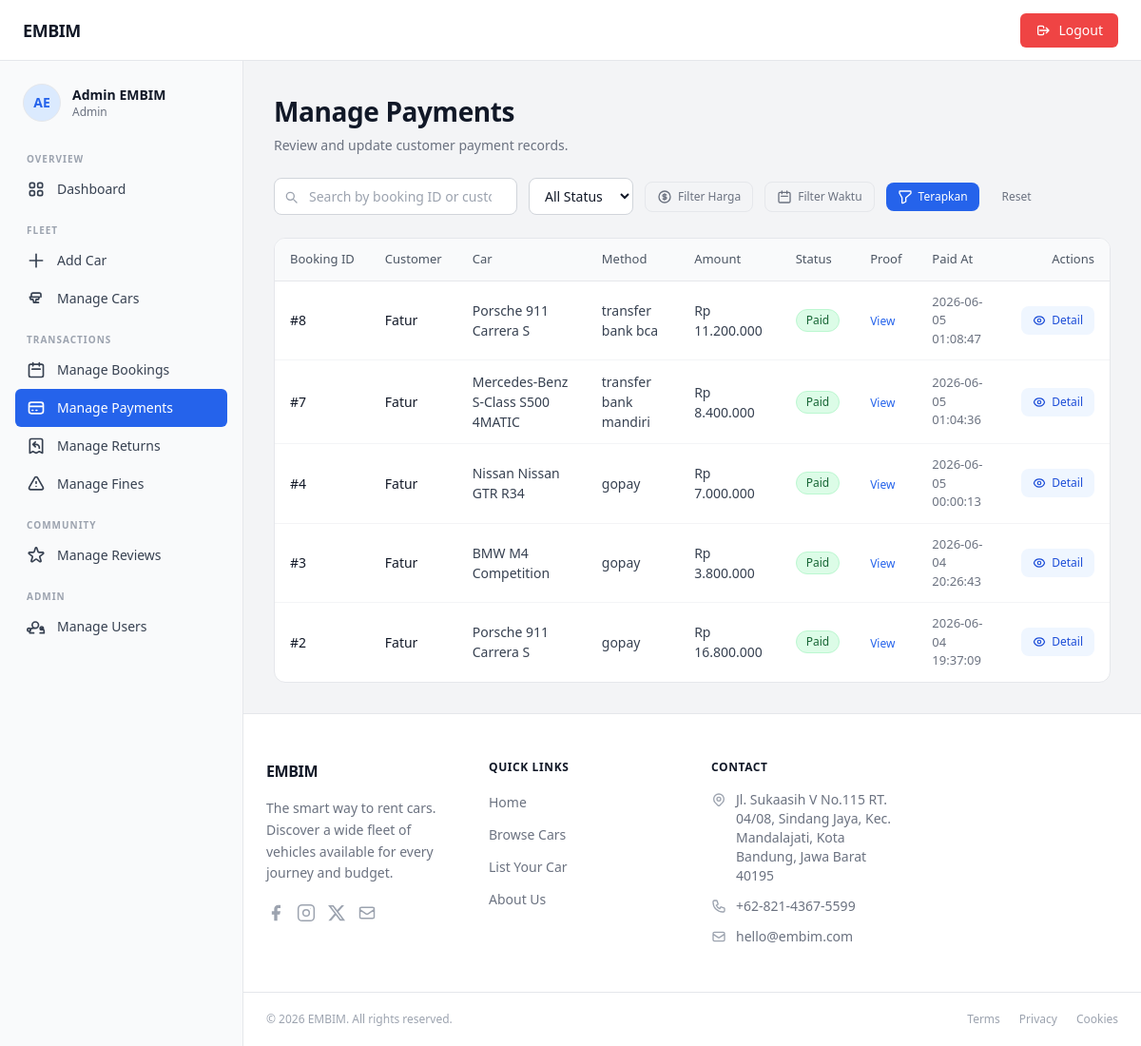
The app's page /admin/index.php?page=manage_payments (signed in) with its own data.
### tables this page shows
CREATE TABLE `bookings` (
  `id` int(11) NOT NULL,
  `user_id` int(11) NOT NULL,
  `car_id` int(11) NOT NULL,
  `start_date` date NOT NULL,
  `end_date` date NOT NULL,
  `total_days` smallint(6) NOT NULL DEFAULT 1,
  `total_price` decimal(14,2) NOT NULL,
  `status` enum('pending','confirmed','ongoing','completed','cancelled') DEFAULT 'pending',
  `notes` text DEFAULT NULL,
  `identity_photo` varchar(255) DEFAULT NULL,
  `payment_method` enum('transfer_bank_bri','transfer_bank_mandiri','shopeepay','dana','ovo','gopay','transfer_bank_bni','transfer_bank_bca','transfer_bank_seabank') DEFAULT NULL,
  `payment_status` enum('unpaid','paid','refunded') DEFAULT 'unpaid',
  `payment_proof` varchar(255) DEFAULT NULL,
  `paid_at` datetime DEFAULT NULL,
  `created_at` datetime DEFAULT current_timestamp(),
  `updated_at` datetime DEFAULT current_timestamp() ON UPDATE current_timestamp()
);

CREATE TABLE `users` (
  `id` int(11) NOT NULL,
  `full_name` varchar(100) NOT NULL,
  `email` varchar(150) NOT NULL,
  `password` varchar(255) NOT NULL COMMENT 'bcrypt hash',
  `phone` varchar(20) DEFAULT NULL,
  `address` text DEFAULT NULL,
  `role` enum('admin','user') NOT NULL DEFAULT 'user',
  `photo_profile` varchar(100) DEFAULT NULL,
  `photo_ktp` varchar(100) DEFAULT NULL,
  `photo_sim` varchar(100) DEFAULT NULL,
  `created_at` datetime NOT NULL DEFAULT current_timestamp(),
  `updated_at` datetime NOT NULL DEFAULT current_timestamp() ON UPDATE current_timestamp()
);

### admin/controllers/AdminPaymentController.php (called while the page is built, shortened)
<?php
require_once __DIR__ . '/../models/PaymentModel.php';
class AdminPaymentController {
    private PaymentModel $model;
    private int $perPage = 10;
    public function __construct() {
        $this->model = new PaymentModel();
    }
    public function managePayments(): void {
        $status = trim($_GET['status'] ?? '');
        $search = trim($_GET['search'] ?? '');
        $amountMin = trim($_GET['amount_min'] ?? '');
        $amountMax = trim($_GET['amount_max'] ?? '');
        if (!is_numeric($amountMin)) $amountMin = '';
        if (!is_numeric($amountMax)) $amountMax = '';
        $timeMode = trim($_GET['time_mode'] ?? '');
        $dateFrom = '';
        $dateTo   = '';
        $month    = '';
        $year     = '';
        $all = $this->model->getAllPayments(
            $status, $search,
            $amountMin, $amountMax,
            $timeMode, $dateFrom, $dateTo, $month, $year
        );
        $total       = count($all);
        $totalPages  = max(1, (int) ceil($total / $this->perPage));
        $currentPage = max(1, min($totalPages, (int) ($_GET['p'] ?? 1)));
        $offset      = ($currentPage - 1) * $this->perPage;
        $payments    = array_slice($all, $offset, $this->perPage);
        $filterVars = compact(
            'status', 'search',
            'amountMin', 'amountMax',
            'timeMode', 'dateFrom', 'dateTo', 'month', 'year'
        );
        require_once __DIR__ . '/../views/manage_payments.php';
    }
}

### admin/index.php (called while the page is built, shortened)
<?php
    require_once __DIR__ . '/config/database.php';
    require_once __DIR__ . '/controllers/AdminPaymentController.php';
    $page = $_GET['page'] ?? 'dashboard';
    match ($page) {
        'add_car'               => (new DashboardController())->addCar(),
        'manage_cars'           => (new DashboardController())->manageCars(),
        'manage_bookings'       => (new AdminBookingController())->manageBookings(),
        'booking_detail'        => (new AdminBookingController())->bookingDetail(),
        'edit_booking'          => (new AdminBookingController())->editBooking(),
        'delete_booking'        => (new AdminBookingController())->deleteBooking(),
        'manage_users'          => (new UserController())->manageUsers(),
        'manage_payments'       => (new AdminPaymentController())->managePayments(),
        'payment_detail'        => (new AdminPaymentController())->paymentDetail(),
        'update_payment_status' => (new AdminPaymentController())->updateStatus(),
        'manage_returns'        => (new AdminReturnController())->manageReturns(),
        'add_return'            => (new AdminReturnController())->addReturn(),
        'return_detail'         => (new AdminReturnController())->returnDetail(),
        'edit_return'           => (new AdminReturnController())->editReturn(),
        'delete_return'         => (new AdminReturnController())->deleteReturn(),
        'manage_fines'          => (new AdminFineController())->manageFines(),
        'fine_detail'           => (new AdminFineController())->fineDetail(),
        'update_fine_status'    => (new AdminFineController())->updateFineStatus(),
        default                 => (new DashboardController())->dashboard(),
    };

### admin/config/database.php (called while the page is built, shortened)
<?php
function getPDO(): PDO {
    static $pdo = null;
    if ($pdo === null) {
        $dsn = sprintf('mysql:host=%s;dbname=%s;charset=%s', DB_HOST, DB_NAME, DB_CHARSET);
        $pdo = new PDO($dsn, DB_USER, DB_PASS, [
            PDO::ATTR_ERRMODE            => PDO::ERRMODE_EXCEPTION,
            PDO::ATTR_DEFAULT_FETCH_MODE => PDO::FETCH_ASSOC,
            PDO::ATTR_EMULATE_PREPARES   => false,
        ]);
    }
    return $pdo;
}

### admin/models/PaymentModel.php (called while the page is built, shortened)
<?php
require_once __DIR__ . '/../config/database.php';
class PaymentModel {
    private PDO $pdo;
    public function __construct() {
        $this->pdo = getPDO();
    }
    public function getAllPayments(
        string $status    = '',
        string $search    = '',
        string $amountMin = '',
        string $amountMax = '',
        string $timeMode  = '',
        string $dateFrom  = '',
        string $dateTo    = '',
        string $month     = '',
        string $year      = ''
    ): array {
        $sql = "
            SELECT
                b.`id`, b.`id` AS `booking_id`, b.`payment_method`,
                b.`total_price` AS `amount`, b.`payment_status` AS `status`,
                b.`payment_proof`, b.`paid_at`, b.`created_at`, b.`updated_at`,
                u.`full_name` AS customer_name,
                CONCAT(c.`brand`, ' ', c.`model`) AS car_name
            FROM `bookings` b
            JOIN `users`    u ON u.`id` = b.`user_id`
            JOIN `cars`     c ON c.`id` = b.`car_id`
            WHERE 1=1
        ";
        $params = [];
        $sql .= " ORDER BY b.`id` DESC";
        $stmt = $this->pdo->prepare($sql);
        $stmt->execute($params);
        return $stmt->fetchAll();
    }
}

### admin/views/manage_payments.php (the view, shortened to what this page needs)
<?php require_once __DIR__ . '/partials/layout_top.php'; ?>
<div class="space-y-6">
  <div class="page-heading">
    <h1>Manage Payments</h1>
    <p>Review and update customer payment records.</p>
  </div>
  <?php
    $fStatus    = $filterVars['status']    ?? '';
    $fSearch    = $filterVars['search']    ?? '';
  ?>
  <form method="GET" action="" id="filter-form">
    <div class="filter-bar" style="margin-bottom:10px;">
      <div class="search-wrap">
        <input type="search" name="search"
               value="<?= htmlspecialchars($fSearch) ?>"
               placeholder="Search by booking ID or customer..."
               class="form-control w-64" />
      </div>
      <select name="status" class="form-control" style="width:auto;">
        <option value=""        <?= $fStatus === ''         ? 'selected' : '' ?>>All Status</option>
      </select>
      <button type="button" class="btn btn-ghost btn-sm" onclick="togglePanel('panel-price')"
              style="border:1px solid #e5e7eb;">
        Filter Harga
      </button>
      <button type="button" class="btn btn-ghost btn-sm" onclick="togglePanel('panel-time')"
              style="border:1px solid #e5e7eb;">
        <svg xmlns="http://www.w3.org/2000/svg" class="h-4 w-4" fill="none" viewBox="0 0 24 24" stroke="currentColor" stroke-width="2"><path stroke-linecap="round" stroke-linejoin="round" d="M8 7V3m8 4V3m-9 8h10M5 21h14a2 2 0 002-2V7a2 2 0 00-2-2H5a2 2 0 00-2 2v12a2 2 0 002 2z"/></svg>
        Filter Waktu
      </button>
      <button type="submit" class="btn btn-primary btn-sm">
        Terapkan
      </button>
      <a href="?page=manage_payments" class="btn btn-ghost btn-sm">Reset</a>
    </div>
  </form>
  <div class="embim-table-wrap">
    <table class="embim-table">
      <thead>
        <tr>
          <th>Booking ID</th>
          <th>Customer</th>
          <th>Car</th>
          <th>Method</th>
          <th>Amount</th>
          <th>Status</th>
          <th>Proof</th>
          <th>Paid At</th>
          <th class="td-right">Actions</th>
        </tr>
      </thead>
      <tbody>
        <?php if (empty($payments)): ?>
          <tr><td colspan="9" class="text-center py-10 text-gray-400">No payment records found.</td></tr>
        <?php else: foreach ($payments as $p):
          $badgeClass = match($p['status']) {
              'paid'      => 'badge badge-paid',
              'refunded'  => 'badge badge-refunded',
              default     => 'badge badge-unpaid',
          };
        ?>
        <tr>
          <td class="td-primary">#<?= $p['booking_id'] ?></td>
          <td class="td-primary"><?= htmlspecialchars($p['customer_name']) ?></td>
          <td><?= htmlspecialchars($p['car_name']) ?></td>
          <td><?= htmlspecialchars(str_replace('_', ' ', $p['payment_method'])) ?></td>
          <td>Rp <?= number_format((float)$p['amount'], 0, ',', '.') ?></td>
          <td><span class="<?= $badgeClass ?>"><?= ucfirst($p['status']) ?></span></td>
          <td>
            <?php if (!empty($p['payment_proof'])): ?>
              <a href="assets/images/<?= htmlspecialchars($p['payment_proof']) ?>" target="_blank"
                 class="text-blue-600 hover:underline text-xs">View</a>
            <?php else: ?>
              <span class="td-muted">—</span>
            <?php endif; ?>
          </td>
          <td class="td-muted"><?= $p['paid_at'] ? htmlspecialchars($p['paid_at']) : '—' ?></td>
          <td class="td-right">
            <a href="?page=payment_detail&id=<?= $p['id'] ?>" class="btn btn-sm btn-primary" style="background:#eff6ff;color:#1d4ed8;">
              Detail
            </a>
          </td>
        </tr>
        <?php endforeach; endif; ?>
      </tbody>
    </table>
  </div>
</div>
<?php require_once __DIR__ . '/partials/layout_bottom.php'; ?>

### admin/style/style.css (style rules this page uses)
:root { --color-primary: #2563eb; --color-primary-hover: #1d4ed8; --color-primary-light: #eff6ff; --color-primary-ring: rgba(37,99,235,.35); --color-danger: #ef4444; --color-danger-hover: #dc2626; --color-danger-light: #fef2f2; --color-success: #22c55e; --color-success-light: #f0fdf4; --color-warning-light: #fefce8; --color-purple-light: #faf5ff; --color-border: #e5e7eb; --color-border-soft: #f3f4f6; --color-bg: #f3f4f6; --color-bg-white: #ffffff; --color-text: #111827; --color-text-muted: #6b7280; --color-text-subtle: #9ca3af; --radius-sm: 4px; --radius-md: 8px; --radius-lg: 12px; --radius-xl: 16px; --radius-2xl: 24px; --shadow-sm: 0 1px 2px rgba(0,0,0,.06); --shadow-md: 0 4px 16px rgba(0,0,0,.10); --shadow-lg: 0 8px 32px rgba(0,0,0,.14); --transition: 150ms ease; --sidebar-w: 256px; --topbar-h: 64px; }
*, *::before, *::after { box-sizing: border-box; }
html { height: 100%; }
body { margin: 0; font-family: ui-sans-serif, system-ui, -apple-system, "Segoe UI", Roboto, "Helvetica Neue", Arial, sans-serif; background-color: var(--color-bg); color: var(--color-text); -webkit-font-smoothing: antialiased; -moz-osx-font-smoothing: grayscale; }
a { color: inherit; text-decoration: none; }
button, input, select, textarea { font-family: inherit; }
.btn { display: inline-flex; align-items: center; gap: 6px; padding: 8px 16px; border-radius: var(--radius-md); font-size: 14px; font-weight: 500; border: none; cursor: pointer; transition: background var(--transition), color var(--transition), box-shadow var(--transition); text-decoration: none; }
.btn-primary { background: var(--color-primary); color: #fff; }
.btn-ghost { background: transparent; color: var(--color-text-muted); }
.btn-sm { padding: 6px 12px; font-size: 12px; }
.form-control { width: 100%; border: 1px solid #d1d5db; border-radius: var(--radius-md); padding: 8px 12px; font-size: 14px; color: var(--color-text); background: var(--color-bg-white); transition: border-color var(--transition), box-shadow var(--transition); }
.form-control::placeholder { color: var(--color-text-subtle); }
select.form-control { background-image: none; }
.badge { display: inline-flex; align-items: center; padding: 2px 10px; border-radius: 9999px; font-size: 12px; font-weight: 500; border: 1px solid transparent; }
.badge-paid { background: #dcfce7; color: #166534; border-color: #bbf7d0; }
.embim-table-wrap { background: var(--color-bg-white); border: 1px solid var(--color-border); border-radius: var(--radius-lg); overflow: hidden; }
.embim-table { width: 100%; border-collapse: collapse; font-size: 14px; }
.embim-table thead { background: #f9fafb; border-bottom: 1px solid var(--color-border); }
.embim-table th { text-align: left; padding: 12px 16px; font-size: 13px; font-weight: 500; color: #4b5563; white-space: nowrap; }
.embim-table td { padding: 12px 16px; color: #374151; border-bottom: 1px solid var(--color-border-soft); }
.embim-table tbody tr:last-child td { border-bottom: none; }
.embim-table .td-primary { font-weight: 500; color: var(--color-text); }
.embim-table .td-muted { color: var(--color-text-muted); font-size: 13px; }
.embim-table .td-right { text-align: right; }
.filter-bar { display: flex; flex-wrap: wrap; align-items: center; gap: 12px; }
.search-wrap { position: relative; }
.search-wrap input { padding-left: 36px; }
.page-heading h1 { font-size: 28px; font-weight: 700; letter-spacing: -.4px; color: var(--color-text); margin: 0; }
.page-heading p { font-size: 14px; color: var(--color-text-muted); margin: 4px 0 0; }

### records on screen
bookings: id "8", user.full_name "Fatur", car_name "Porsche 911 Carrera S", payment_method "transfer bank bca", total_price "11.200.000", payment_status "Paid", paid_at "2026-06-05 01:08:47"
bookings: id "7", user.full_name "Fatur", car_name "Mercedes-Benz S-Class S500 4MATIC", payment_method "transfer bank mandiri", total_price "8.400.000", payment_status "Paid", paid_at "2026-06-05 01:04:36"
bookings: id "4", user.full_name "Fatur", car_name "Nissan Nissan GTR R34", payment_method "gopay", total_price "7.000.000", payment_status "Paid", paid_at "2026-06-05 00:00:13"
bookings: id "3", user.full_name "Fatur", car_name "BMW M4 Competition", payment_method "gopay", total_price "3.800.000", payment_status "Paid", paid_at "2026-06-04 20:26:43"
bookings: id "2", user.full_name "Fatur", car_name "Porsche 911 Carrera S", payment_method "gopay", total_price "16.800.000", payment_status "Paid", paid_at "2026-06-04 19:37:09"

### other values on screen
$adminInitials "AE"
$adminName "Admin EMBIM"
$section['label'] "OVERVIEW"
$link['label'] "Dashboard"
$section['label'] "FLEET"
$link['label'] "Add Car"
$link['label'] "Manage Cars"
$section['label'] "TRANSACTIONS"
$link['label'] "Manage Bookings"
$link['label'] "Manage Payments"
$link['label'] "Manage Returns"
$link['label'] "Manage Fines"
$section['label'] "COMMUNITY"
$link['label'] "Manage Reviews"
$section['label'] "ADMIN"
